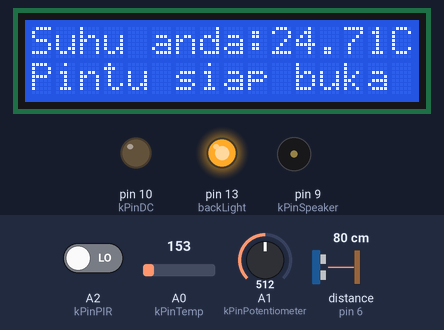
A sketch run on a simulated Arduino Uno, built with avr-gcc and run on an emulated ATmega328P. Parts: 16×2 character LCD, output pins drawn as LEDs (lit = HIGH), buzzer (waves = sounding). Wiring (inferred from the names in the program): ultrasonic range finder: trigger pin 7; echo pin 6. The inputs (shaded band) are chosen by the test bench; at power-on: A2 (kPinPIR) LOW, A0 (kPinTemp) = 153, distance to the obstacle (sensor on pin 6) 80 cm, A1 (kPinPotentiometer) = 512. The echo pulse lasts 58.3 µs per cm; pins used as bus, display or sensor lines are not drawn; what the sketch prints to the serial monitor is not drawn.

Above: at 1.6 s.
1.7 s: A2 (kPinPIR) driven HIGH
At 4.1 s:
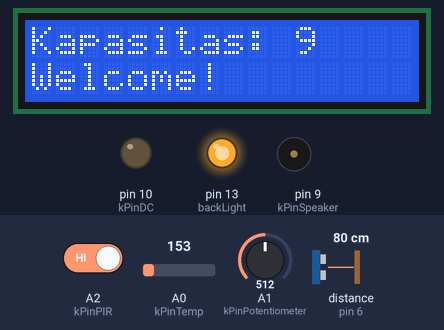
4.7 s: A0 (kPinTemp) set to 170
At 8.1 s:
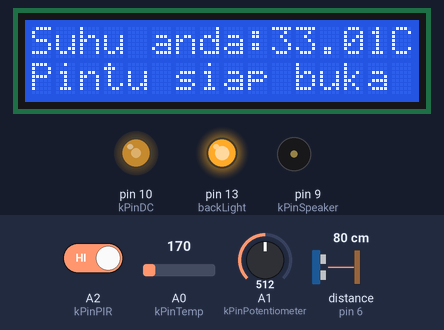
8.6 s: A0 (kPinTemp) set to 194
At 10.18 s:
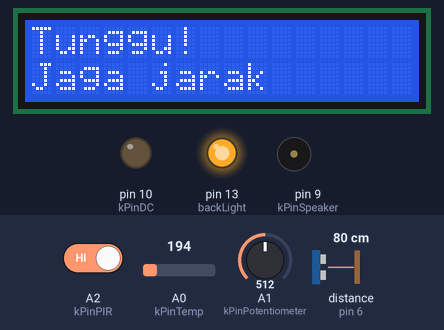
12.7 s: distance to the obstacle (sensor on pin 6) set to 96 cm
14.2 s: distance to the obstacle (sensor on pin 6) set to 104 cm
At 14.8 s:
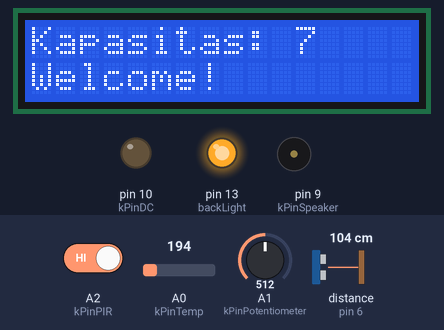
Timing chart, 0 to 17.2 s (numbered marks = the images above; inputs shaded):
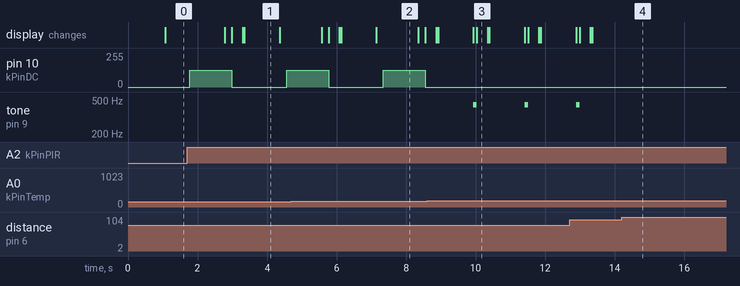

Measured:
- the behaviour switches between 178 and 179 on A0 (kPinTemp) (found by bisection; images 2 and 3)
- the behaviour switches between 99 and 100 cm on distance to the obstacle (sensor on pin 6) (found by bisection; images 3 and 4)
- after the input at 1.7 s, pin 10 (kPinDC): 0/255 → 127/255 after 0.08 s, → 0/255 1.2 s later, → 127/255 1.6 s later; the display: first changes after 1.1 s (image 1 shows a later state)
- after the input at 8.6 s, pin 10 (kPinDC): stays 0/255 (without the input it goes to 127/255 after 1.5 s); tone on pin 9 (kPinSpeaker): alternates 440 Hz for 0.10 s and silent for 1.4 s, starting after 1.3 s; the display: first differs from a run without the input after 1.3 s (image 3 shows a later state)
- after the input at 14.2 s, tone on pin 9 (kPinSpeaker): stops changing and stays silent
- what the display in image 1 shows lasts 1.1 s, from 3.3 s to 4.4 s
- what the display in image 2 shows lasts 1.3 s, from 7.1 s to 8.4 s

The sketch:

arduino_1.ino
```cpp
#include <LiquidCrystal.h>

#define SIAP_BUKA 1
#define TIDAK_SIAP_BUKA 0
#define MAX_ALLOWED_TEMPERATURE 37
#define MAX_ALLOWED_PEOPLE 10
#define DISTANCE_THRESHOLD 100

// Pin for LCD
const int kRS = 12;
const int kRW = 11;
const int kEnable = 8;
const int kLCD = 13;
const int kD4 = 5;
const int kD5 = 4;
const int kD6 = 3;
const int kD7 = 2;

LiquidCrystal lcd(kRS, kRW, kEnable, kD4, kD5, kD6, kD7);

// Pin for Ultrasonic Detector
const int kPinTrigger = 7;
const int kPinEcho = 6;

// Pin for buzzer
const int kPinSpeaker = 9;

// Pin for DC Motor and Potentiometer
const int kPinDC = 10;
const int kPinPotentiometer = A1;

const int kPinTemp = A0;
const int backLight = 13;

// Pin for PIR Motion sensor
const int kPinPIR = A2;

int currentNumberOfPeople = 0;
int statusPintu = TIDAK_SIAP_BUKA;
char bufferToA2[6];
char bufferFromA2[6];

const char msg[6] = "decrA";

int adaOrangDiDepanPintu = 0; // toggled by rangefinder/ultrasonic sensor
int pintuDibuka = 0; // toggled by motor DC sensor (?)

void setup() {
  	pinMode(kPinSpeaker, OUTPUT);
  	pinMode(kPinTrigger, OUTPUT);
  	pinMode(kPinEcho, INPUT);
    pinMode(backLight, OUTPUT);
    digitalWrite(backLight, HIGH);
    lcd.begin(16,2);
    lcd.clear();
    Serial.begin(9600);
}

void setTemperatureToLCD(float temp) {
    lcd.clear();
    lcd.setCursor(0,0);
    lcd.print("Suhu anda:");
    lcd.print(temp);
    lcd.print("C");
    lcd.setCursor(0,1);
    if (temp <= MAX_ALLOWED_TEMPERATURE) {
  	    lcd.print("Pintu siap buka");
    } else {
        lcd.print("Dilarang masuk!");
    }
}

void printPenuhToLCD() {
    lcd.clear();
    lcd.setCursor(0,0);
    lcd.print("Penuh");
}

void printCurrentNumberOfPeopleToLCD() {
    lcd.clear();
    lcd.setCursor(0,0);
    lcd.print("Isi toko now:");
  	lcd.setCursor(0,1);
  	lcd.print(currentNumberOfPeople);
    lcd.print(" orang");
}

void LCDPrintJagaJarak() {
    lcd.clear();
    lcd.setCursor(0,0);
    lcd.print("Tunggu!");
    lcd.setCursor(0,1);
    lcd.print("Jaga jarak");
}

void LCDPrintSilakanCekSuhu() {
    lcd.clear();
    lcd.setCursor(0,0);
    lcd.print("Antrian berikutnya,");
    lcd.setCursor(0,1);
    lcd.print("silakan cek suhu!");
}

float getTemperatureC() {
    int reading = analogRead(kPinTemp);
    float voltage = (reading * 5.0) / 1024;
    return (voltage - 0.5) * 100;
}

void recvFromA2() {
    Serial.readBytes(bufferFromA2, 5);
  	if (strcmp(msg, bufferFromA2) == 0) {
        if (currentNumberOfPeople > 0) {
            currentNumberOfPeople -= 1;
        }
        // reset buffer
        for (int i = 0; i < 5; i++) {
            bufferFromA2[i] = '0';
        }
    }
}

void sendToA2(int a) {
  	int idx = 0;
    while (idx < 4) {
      bufferToA2[idx] = ('0' + (a % 10));
      idx++;
      a = a / 10;
    }
  	bufferToA2[idx] = 'B';
	Serial.write(bufferToA2,5);
}

void LCDPrintCapacity(int currentNum) {
    int cap = MAX_ALLOWED_PEOPLE - currentNum;
    lcd.clear();
    lcd.setCursor(0,0);
    lcd.print("Kapasitas: ");
    lcd.print(cap);
    lcd.setCursor(0,1);
    if (cap > 0) {
        lcd.print("Welcome!");
    } else {
        lcd.print("!!Penuh!!");
    }
}

void buzzerOn(int k_timeDelay) {
    tone(kPinSpeaker, 440, k_timeDelay);
    delay(k_timeDelay);
}

int readDCSpeedFromPotentiometer () {
    return map(analogRead(kPinPotentiometer), 0, 1023, 0, 255);
}

int getDistanceObjectInCm() {
    digitalWrite(kPinTrigger, LOW);
    delayMicroseconds(2);
    digitalWrite(kPinTrigger, HIGH);
    delayMicroseconds(10);
    digitalWrite(kPinTrigger, LOW);

    long tmp = pulseIn(kPinEcho, HIGH) * 1723 / 100000;
    return tmp;
}

int DCSpeed = 0;

void loop() {
  	recvFromA2();

  	DCSpeed = readDCSpeedFromPotentiometer();
  	sendToA2(DCSpeed);
  	adaOrangDiDepanPintu = 0;

    long cm = getDistanceObjectInCm();
    if (cm < DISTANCE_THRESHOLD) {
        adaOrangDiDepanPintu = 1;
    }

    // detect apakah ada orang di depan pintu, pake ultrasonic sensor
    if (adaOrangDiDepanPintu) {
        float temperatureC = getTemperatureC();
        setTemperatureToLCD(temperatureC);
        if (temperatureC <= MAX_ALLOWED_TEMPERATURE && currentNumberOfPeople < MAX_ALLOWED_PEOPLE) {
            statusPintu = SIAP_BUKA;
            delay(100);
        } else {
        	buzzerOn(100);
        }

        if (statusPintu == SIAP_BUKA) {
      	    int sensorState = LOW;
            while (sensorState == LOW) {
                delay(100);
                sensorState = digitalRead(kPinPIR);
            }
            if (sensorState == HIGH && currentNumberOfPeople < MAX_ALLOWED_PEOPLE) {
                analogWrite(kPinDC, DCSpeed);
              	delay(1000);
                digitalWrite(kPinPIR, LOW);
          	    statusPintu = TIDAK_SIAP_BUKA;
          	    currentNumberOfPeople += 1;
                if (currentNumberOfPeople == MAX_ALLOWED_PEOPLE) {
                    printPenuhToLCD();
                } else {
                	printCurrentNumberOfPeopleToLCD();
                }
                delay(200);
                analogWrite(kPinDC, LOW);
            }
        }
        LCDPrintJagaJarak();
        delay(300);
        LCDPrintSilakanCekSuhu();
        delay(50);
    }

    LCDPrintCapacity(currentNumberOfPeople);
}
```
